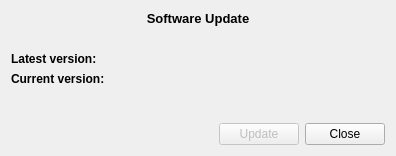
<?xml version="1.0" encoding="UTF-8"?>
<ui version="4.0">
 <class>Dialog</class>
 <widget class="QDialog" name="Dialog">
  <property name="windowModality">
   <enum>Qt::ApplicationModal</enum>
  </property>
  <property name="geometry">
   <rect>
    <x>0</x>
    <y>0</y>
    <width>396</width>
    <height>156</height>
   </rect>
  </property>
  <property name="windowTitle">
   <string>Software Update</string>
  </property>
  <property name="modal">
   <bool>true</bool>
  </property>
  <layout class="QVBoxLayout" name="verticalLayout">
   <item>
    <widget class="QLabel" name="title">
     <property name="sizePolicy">
      <sizepolicy hsizetype="Preferred" vsizetype="Fixed">
       <horstretch>0</horstretch>
       <verstretch>0</verstretch>
      </sizepolicy>
     </property>
     <property name="font">
      <font>
       <pointsize>10</pointsize>
       <weight>75</weight>
       <bold>true</bold>
      </font>
     </property>
     <property name="text">
      <string>Software Update</string>
     </property>
     <property name="alignment">
      <set>Qt::AlignCenter</set>
     </property>
     <property name="openExternalLinks">
      <bool>false</bool>
     </property>
     <property name="textInteractionFlags">
      <set>Qt::LinksAccessibleByMouse</set>
     </property>
    </widget>
   </item>
   <item>
    <layout class="QHBoxLayout" name="mainLayout">
     <item>
      <layout class="QVBoxLayout" name="verticalLayout_4">
       <item>
        <widget class="QLabel" name="info">
         <property name="text">
          <string/>
         </property>
        </widget>
       </item>
       <item>
        <layout class="QHBoxLayout" name="horizontalLayout_3">
         <item>
          <layout class="QGridLayout" name="gridLayout_4">
           <item row="0" column="0">
            <widget class="QLabel" name="latest_label">
             <property name="font">
              <font>
               <weight>75</weight>
               <bold>true</bold>
              </font>
             </property>
             <property name="text">
              <string>Latest version:</string>
             </property>
            </widget>
           </item>
           <item row="1" column="0">
            <widget class="QLabel" name="current_label">
             <property name="font">
              <font>
               <weight>75</weight>
               <bold>true</bold>
              </font>
             </property>
             <property name="text">
              <string>Current version:</string>
             </property>
            </widget>
           </item>
           <item row="0" column="1">
            <widget class="QLabel" name="latest_value">
             <property name="text">
              <string/>
             </property>
            </widget>
           </item>
           <item row="1" column="1">
            <widget class="QLabel" name="current_value">
             <property name="text">
              <string/>
             </property>
            </widget>
           </item>
          </layout>
         </item>
         <item>
          <spacer name="horizontalSpacer_2">
           <property name="orientation">
            <enum>Qt::Horizontal</enum>
           </property>
           <property name="sizeHint" stdset="0">
            <size>
             <width>40</width>
             <height>20</height>
            </size>
           </property>
          </spacer>
         </item>
        </layout>
       </item>
       <item>
        <spacer name="verticalSpacer">
         <property name="orientation">
          <enum>Qt::Vertical</enum>
         </property>
         <property name="sizeHint" stdset="0">
          <size>
           <width>20</width>
           <height>40</height>
          </size>
         </property>
        </spacer>
       </item>
       <item>
        <layout class="QHBoxLayout" name="buttonsLayout">
         <item>
          <spacer name="horizontalSpacer">
           <property name="orientation">
            <enum>Qt::Horizontal</enum>
           </property>
           <property name="sizeHint" stdset="0">
            <size>
             <width>40</width>
             <height>20</height>
            </size>
           </property>
          </spacer>
         </item>
         <item>
          <widget class="QPushButton" name="btn_update">
           <property name="enabled">
            <bool>false</bool>
           </property>
           <property name="text">
            <string>Update</string>
           </property>
          </widget>
         </item>
         <item>
          <widget class="QPushButton" name="btn_close">
           <property name="text">
            <string>Close</string>
           </property>
          </widget>
         </item>
        </layout>
       </item>
      </layout>
     </item>
    </layout>
   </item>
  </layout>
 </widget>
 <resources/>
 <connections/>
</ui>
